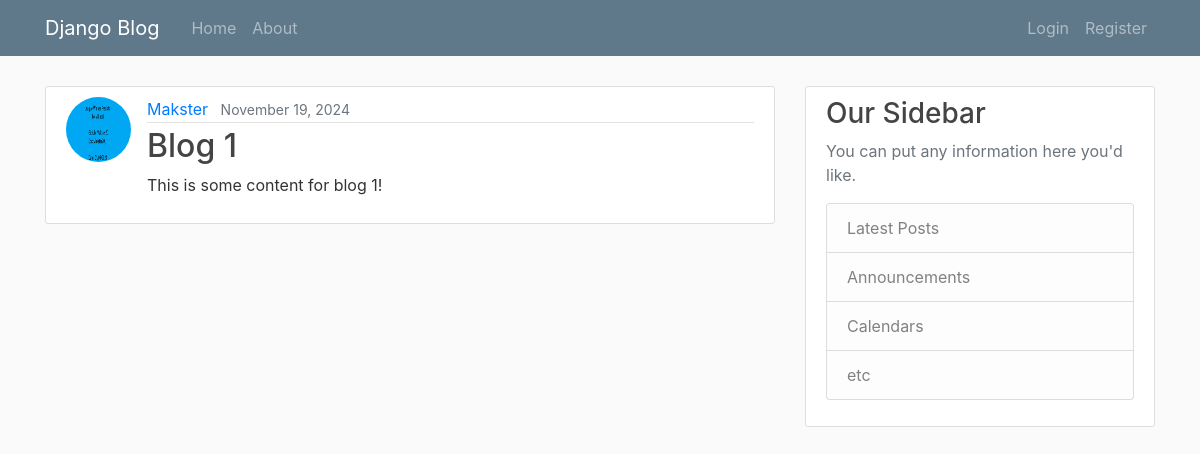
The app's page /post/1/ with its own data.
### blog/models.py (models this page shows, shortened)
class Post(models.Model):
    title = models.CharField(max_length=100)
    content = models.TextField()
    date_posted = models.DateTimeField(default=timezone.now)
    author = models.ForeignKey(User, on_delete=models.CASCADE)

### users/models.py (models this page shows, shortened)
class Profile(models.Model):
    user = models.OneToOneField(User, on_delete=models.CASCADE)
    image = models.ImageField(default='default.jpg', upload_to='profile_pics')

### blog/views.py (the view)
# urls.py: path('post/<int:pk>/', views.PostDetailView.as_view(), name='post-detail'),
class PostDetailView(DetailView ):
    model = Post

### blog/templates/blog/post_detail.html (shortened to what this page needs)
{% extends 'blog/base.html' %}
{% block content %}
    <article class="media content-section">
        <img class="rounded-circle article-img" src="{{ post.author.profile.image.url }}" alt="profile picture">
        <div class="media-body">
            <div class="article-metadata">
            <a class="mr-2" href="{% url 'user-posts' post.author.username %}">{{ object.author }}</a>
            <small class="text-muted">{{ object.date_posted|date:"F d, Y" }}</small>
            </div>
            <h2 class="article-title">{{ object.title }}</h2>
            <p class="article-content">{{ object.content }}</p>
        </div>
    </article>
{% endblock content %}

### blog/static/blog/main.css (style rules this page uses)
body { background-color: #fafafa !important; color: #333333 !important; }
h1, h2, h3, h4, h5, h6 { color: #444444; }
.content-section { background: #ffffff; padding: 10px 20px; border: 1px solid #dddddd; border-radius: 3px; margin-bottom: 20px; }
.article-title { color: #444444; }
.article-content { white-space: pre-line; }
.article-img { height: 65px; width: 65px; margin-right: 16px; }
.article-metadata { padding-bottom: 1px; margin-bottom: 4px; border-bottom: 1px solid #e3e3e3 }

### records on screen
Post: author.profile.image (picture), author "Makster", date_posted "November 19, 2024", title "Blog 1", content "This is some content for blog 1!"
